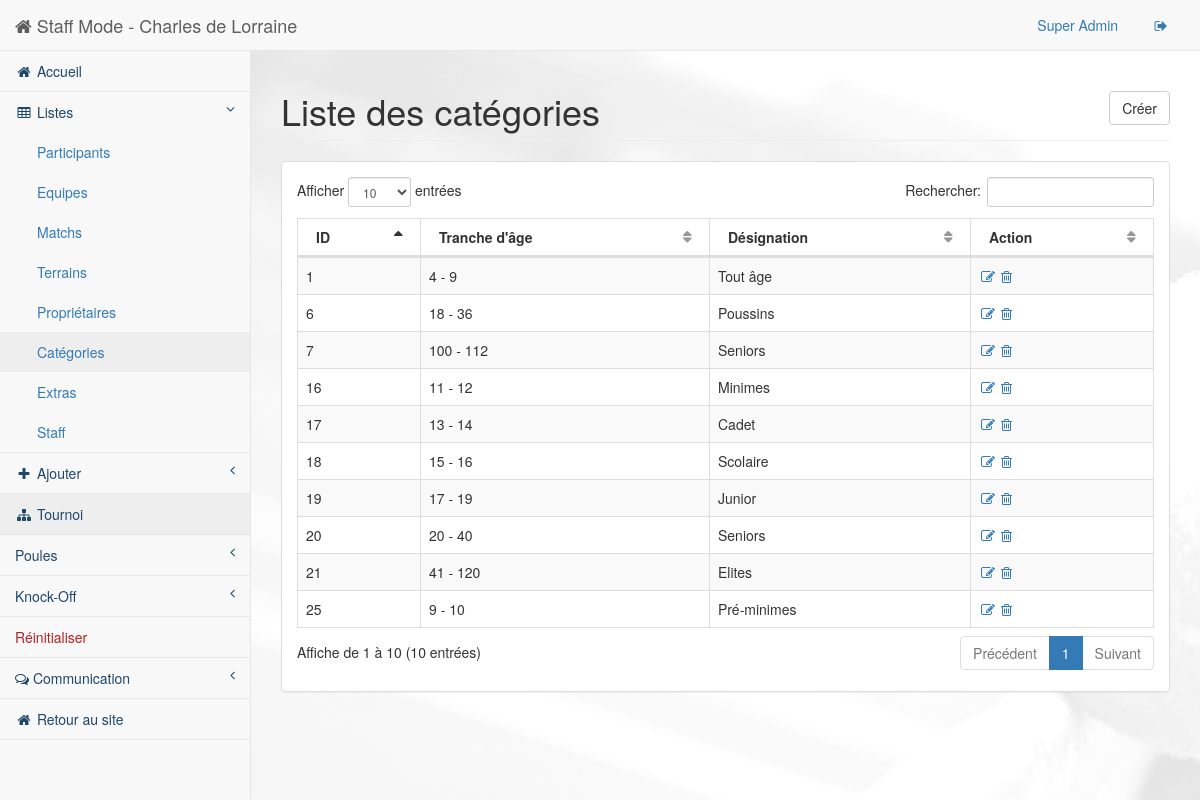
Screenshot of /staff/pages/list.php?type=category (signed in) with the database file from the repository.
### tables this page shows
CREATE TABLE IF NOT EXISTS `Categorie` (
  `ID` int(255) NOT NULL AUTO_INCREMENT,
  `Age` varchar(10) NOT NULL,
  `Designation` varchar(20) NOT NULL,
  PRIMARY KEY (`ID`)
);

### src/staff/pages/php/inc/list-function.inc (called while the page is built, shortened)
<?php
function getDonnees($get) {
        switch ($get) {
            case "category":
                return getCategories();
        }
}
function getTitreTable($get) {
    switch ($get) {
        case "category":
            return array("ID", "Tranche d'âge", "Désignation", "Action");
    }
}
function getParam($get) {
    switch ($get) {
        case "category":
            return array("ID", "Age", "Designation");
    }
}
function getTitre($get) {
    switch ($get) {
        case "category":
            return "catégories";
    }
}
function getCategories() {
    $db = BDconnect();
    return $db->query('SELECT * FROM `Categorie`');
}
?>

### src/staff/pages/list.php (the view, shortened to what this page needs)
<?php require_once("./php/inc/list-function.inc");
?>
    <!DOCTYPE html>
    <html lang="en">
    <head>
        <link href="../bower_components/bootstrap/dist/css/bootstrap.min.css" rel="stylesheet">
        <link href="../bower_components/metisMenu/dist/metisMenu.min.css" rel="stylesheet">
        <link href="../bower_components/datatables-plugins/integration/bootstrap/3/dataTables.bootstrap.css" rel="stylesheet">
        <link href="../bower_components/datatables-responsive/css/dataTables.responsive.css" rel="stylesheet">
        <link href="../dist/css/sb-admin-2.css" rel="stylesheet">
        <link href="../bower_components/font-awesome/css/font-awesome.min.css" rel="stylesheet" type="text/css">
    </head>
    <body>
        <div id="wrapper">
            <?php
            include("./html/header.php");
            if (array_key_exists("type", $_GET)) {
                $listDonnees = getDonnees($_GET["type"]);
                $titreDonnees = getTitreTable($_GET["type"]);
                $paramDonnees = getParam($_GET["type"]);
                $titre = getTitre($_GET["type"]);
            }
            if (!empty($listDonnees)) {
            ?>
                <div id="page-wrapper" style="background : url(../../images/staff-back.jpg) 0 0 fixed;">
                    <div class="row">
                        <div class="col-lg-12">
                            <h1 class="page-header">Liste des <?=$titre?>
                            <a class="btn btn-default btn-outline pull-right" href="./<?=$_GET["type"]?>.php"> Créer</a>
                            </h1>
                        </div>
                    </div>
                            <div class="row">
                                <div class="col-lg-12">
                                    <div class="panel panel-default">
                                        <div class="panel-body">
                                            <div class="dataTable_wrapper">
                                                <table class="table table-striped table-bordered table-hover" id="dataTables-example">
                                                    <thead>
                                                        <tr>
                                                            <?php foreach ($titreDonnees as $titreD){ ?>
                                                                <th>
                                                                    <?=$titreD?>
                                                                </th>
                                                                <?php } ?>
                                                        </tr>
                                                    </thead>
                                                    <tbody>
                                                        <?php foreach ($listDonnees as $donnee){?>
                                                            <tr class="odd gradeX">
                                                                <?php foreach ($paramDonnees as $param){ ?>
                                                                    <td data-toggle="modal" data-target="#myModal" data-url="./show.php?type=<?=$_GET['type']?>&id=<?=$donnee['ID']?>">
                                                                        <?=utf8_encode($donnee[$param])?>
                                                                    </td>
                                                                    <?php } ?>
                                                                        <td>
                                                                            <a href="./edit-<?=$_GET['type']?>.php?id=<?=$donnee['ID']?>"><i class="fa fa-edit fa-fw"></i></a>
                                                                            <a href="php/delete-<?=$_GET['type']?>.php?id=<?=$donnee['ID']?>" onclick="return confirm('Voulez-vous vraiment supprimer cette entrée ?');"><i class="fa fa-trash-o"></i></a>
                                                                        </td>
                                                            </tr>
                                                            <?php } ?>
                                                    </tbody>
                                                </table>
                                            </div>
                                        </div>
                                    </div>
                                </div>
                            </div>
                </div>
        </div>
            <?php }?>
    </body>
    </html>

### rows the page displays
categorie: ID "1", Age "4 - 9", Designation "Tout âge"
categorie: ID "6", Age "18 - 36", Designation "Poussins"
categorie: ID "7", Age "100 - 112", Designation "Seniors"
categorie: ID "16", Age "11 - 12", Designation "Minimes"
categorie: ID "17", Age "13 - 14", Designation "Cadet"
categorie: ID "18", Age "15 - 16", Designation "Scolaire"
categorie: ID "19", Age "17 - 19", Designation "Junior"
categorie: ID "20", Age "20 - 40", Designation "Seniors"
categorie: ID "21", Age "41 - 120", Designation "Elites"
categorie: ID "25", Age "9 - 10", Designation "Pré-minimes"

### other values shown
$_SESSION["NAME"] "Super Admin"
$titre "catégories"
$titreD "ID"
$titreD "Tranche d'âge"
$titreD "Désignation"
$titreD "Action"
